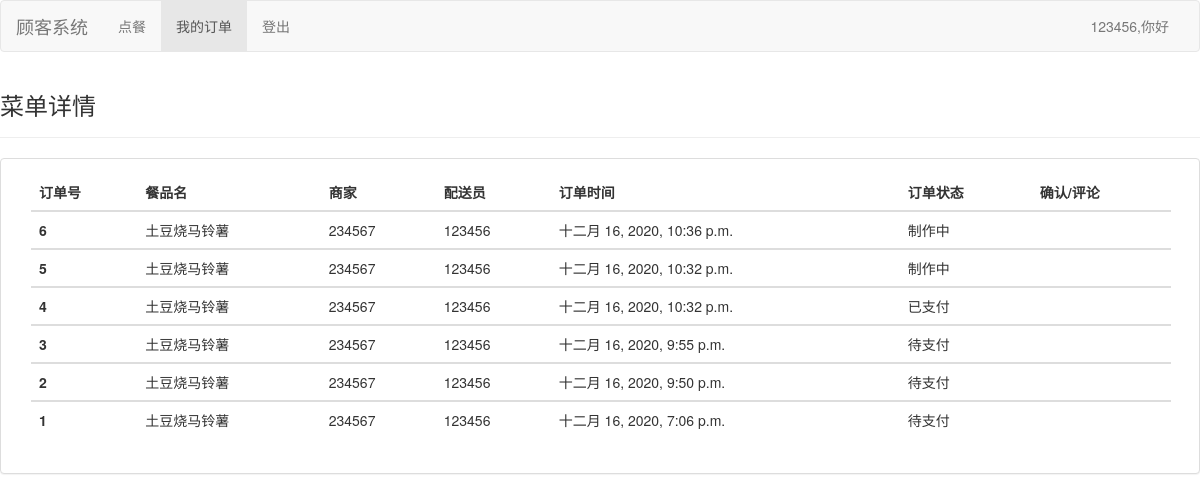
The page /CustomerSystem/order/list/ (signed in) on the database as committed earlier.
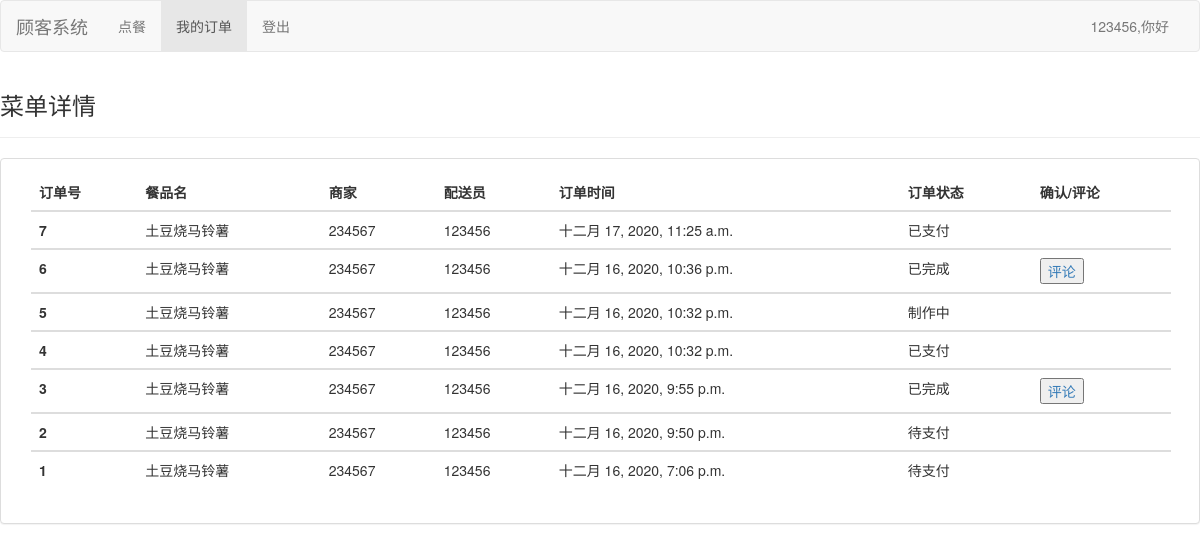
The same page on the database as committed later.
### cmdb/models.py (models this page shows)
class Order(models.Model):
    _choice=[
        ('待支付','顾客已下单，未支付'),
        ('已支付','顾客已下单，已支付'),
        ('制作中','商家已接单'),
        ('配送中','配送员已接餐'),
        ('已完成','顾客已接餐'),
        ('已评价','顾客已接餐'),
    ]
    orderID = models.BigAutoField(primary_key=True,editable=False,verbose_name="订单号")
    createTime = models.DateTimeField(auto_created=True, auto_now=True, auto_now_add=False,verbose_name="生成时间")
    CustomerID = models.ForeignKey(Usr, verbose_name="顾客ID", on_delete=models.SET_NULL,related_name='CustomerID',null=True)
    MerchantID = models.ForeignKey(Usr, verbose_name="商家ID", on_delete=models.SET_NULL,related_name='MerchantID',null=True)
    DispatcherID = models.ForeignKey(Usr, verbose_name="送餐员ID", on_delete=models.SET_NULL,related_name='DispatcherID',null=True)
    itemID = models.ForeignKey(Menu,verbose_name='餐品号',on_delete=models.SET_NULL,null=True)
    stage = models.CharField(choices=_choice,null=False,max_length=20,verbose_name='订单状态')
    commentMerchant = models.TextField(verbose_name="餐品评价")
    commentDispatcher = models.TextField(verbose_name="配送评价")
    class Meta:
        db_table = "Order"
        verbose_name = "订单数据表"
        ordering = ['-orderID']
    pass

class Menu(models.Model):
    ID = models.BigAutoField(primary_key=True,editable=False)
    lastEditTime = models.DateTimeField(auto_now_add=True)
    merchantID = models.ForeignKey(Usr, verbose_name="商家账号", on_delete=models.CASCADE,to_field='ID')
    itemName = models.CharField(max_length=20,verbose_name="餐品名")
    itemText = models.TextField(verbose_name="餐品简介")
    price = models.FloatField(verbose_name="餐品价格")
    picture = models.ImageField(verbose_name='餐品图片',null=True,upload_to='img/')
    class Meta:
        db_table = "Menu"
        verbose_name = "餐品数据表"
        ordering=['-lastEditTime']
    pass

class Usr(models.Model):
    _stage=[
        ('Customer','顾客'),
        ('Merchant','商家'),
        ('Dispacher','送餐员'),
    ]
    ID = models.CharField(primary_key=True,max_length=20,verbose_name="账号")
    password = models.CharField(null=False,max_length=20,verbose_name="密码")
    location = models.CharField(max_length=50,verbose_name="地址")
    phoneNumber = models.CharField(max_length=50,verbose_name="电话号码")
    email = models.EmailField(verbose_name="邮箱")
    stage = models.CharField(choices=_stage,max_length=20,verbose_name="身份")
    lastLoginTime = models.DateTimeField(auto_now_add=True,blank=False,editable=False,verbose_name="最后登录时间")
    class Meta:
        db_table = "Usr"
        verbose_name = "用户数据表"
        ordering = ['-lastLoginTime']
    pass

### CustomerSystem/views.py (the view)
# urls.py: path('order/list/',views.order_list_view),#历史订单列表
def order_list_view(request):
    orders = Order.objects.filter(CustomerID=int(request.session['user_id']))
    return render(request,'C/order_list_view.html',{'orders':orders,'user_id':request.session['user_id']})

### Templates/C/order_list_view.html
{% extends '../main.html' %} {% block title %} 顾客首页 {% endblock title %} {% block brand %}
<a class="navbar-brand" href="/CustomerSystem/">顾客系统</a> {% endblock brand %} {% block navigate %}
<li><a href="/CustomerSystem/">点餐 </a></li>
<li class="active"><a href="/CustomerSystem/order/list/">我的订单<span class="sr-only">(current)</span></a></li>
{% endblock navigate %} {% block tableName %}菜单详情 {% endblock tableName %} {% block tableBody %}
<table class="table">
    <thead>
        <tr>
            <th scope="col">订单号</th>
            <th scope="col">餐品名</th>
            <th scope="col">商家</th>
            <th scope="col">配送员</th>
            <th scope="col">订单时间</th>
            <th scope="col">订单状态</th>
            <th scope="col">确认/评论</th>
        </tr>
    </thead>
    <tbody>
        {% for order in orders %}
        <tr>
            <th scope="row">{{order.orderID|default:"Null"}}</th>
            <td>{{order.itemID.itemName|default:"Null"}}</td>
            <td>{{order.MerchantID.ID|default:"Null"}}</td>
            <td>{{order.CustomerID.ID|default:"Null"}}</td>
            <td>{{order.createTime|default:"Null"}}</td>
            <td>{{order.stage|default:"Null"}}</td>
            {% if order.stage == "配送中" %}
            <td><button type="button">
                <a href="/CustomerSystem/order/confirm/{{order.orderID}}/">确认</a>
            </button></td>
            {% elif order.stage == "已完成" %}
            <td><button type="button">
                <a href="/CustomerSystem/order/comment/{{order.orderID}}/">评论</a>
            </button></td>
            {% else %}
            <td></td>
            {% endif %}
        </tr>
    </tbody>
    {% empty %}
    <p>暂无数据..</p>
    {% endfor %} {% endblock tableBody %}

Rows that differ between the two databases and show on the page:
added Order: orderID "7", itemID.itemName "土豆烧马铃薯", MerchantID.ID "234567", CustomerID.ID "123456", createTime "十二月 17, 2020, 11:25 a.m.", stage "已支付"
changed Order "十二月 16, 2020, 10:36 p.m.": stage "制作中" → "已完成"; now shows "评论"
changed Order "十二月 16, 2020, 9:55 p.m.": stage "待支付" → "已完成"; now shows "评论"
